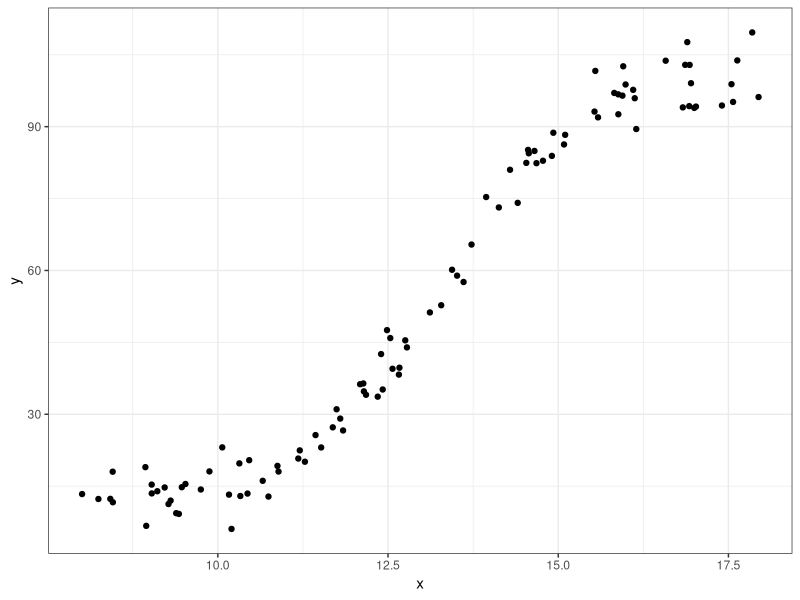
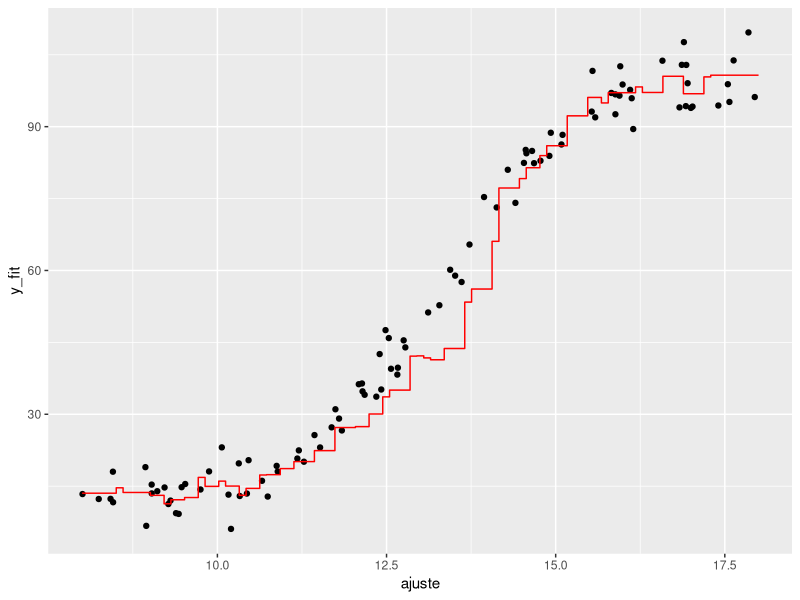
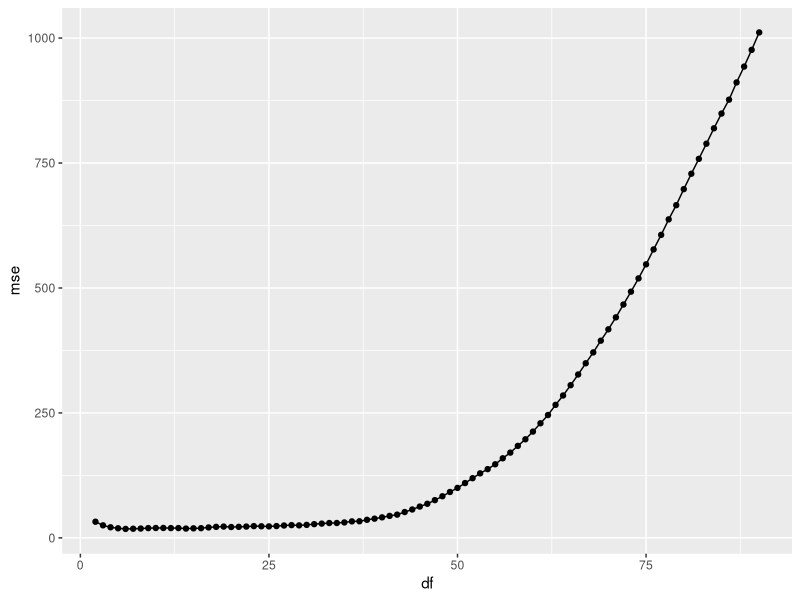
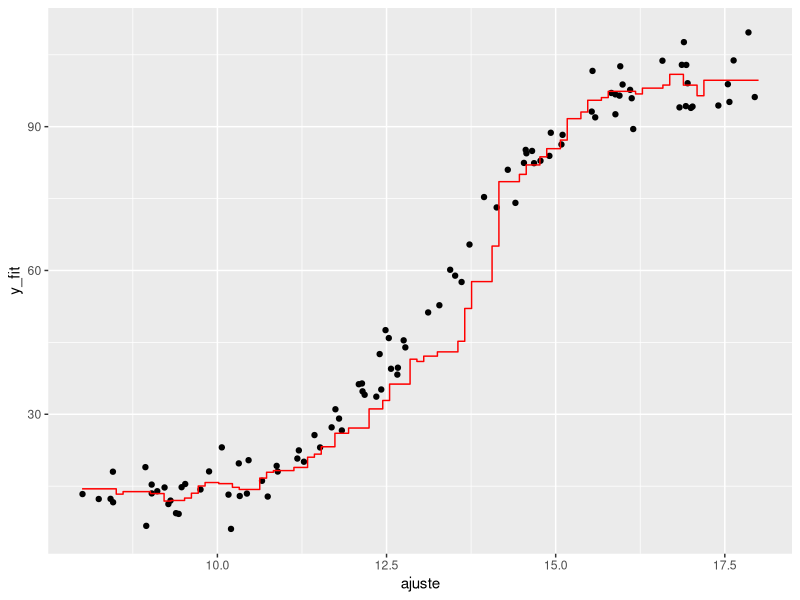

Source code (R) for these figures, in order:
library(tidyverse)
library(FNN)

# Generated sample ----------------------------------------------------------

n_obs <- 100

set.seed(123)

data <- tibble(x = sort(runif(n = n_obs, min = 8, max = 18)), 
                y = 45*tanh(x/1.9 - 7) + 57 + rnorm(n = n_obs, mean = 0, sd = 4))

data %>% 
  ggplot(aes(x, y)) + 
  geom_point() + 
  theme_bw()


# KNN ---------------------------------------------------------------------

# training and test -------------------------------------------------------

validation <- tibble(x = sort(runif(n = n_obs, min = 8, max = 18)), 
                     y = 45*tanh(x/1.9 - 7) + 57 + rnorm(n = n_obs, mean = 0, sd = 4)) 

#tibble to compare the results
results <- tibble(k = 1:100, mse = NA_real_)

knn.reg(train = data$x, 
        test = matrix(data$x[1:10]), 
        y =  data$y, 
        k = 10)$pred

for (i in 1:nrow(results)){
  #ajust the knn with k = i
  y_fit <- knn.reg(train = data$x, 
                   test = matrix(validation$x), 
                   y =  data$y, 
                   k = i)
  #calculates the MSE for k = i
  results$mse[i] <- mean((validation$y - y_fit$pred)^2)
}

results %>%
  arrange(mse)

x_pred <- seq(8, 18, 0.101)

tibble(ajuste = x_pred,
       y_fit = knn.reg(train = data$x, 
                       test = matrix(validation$x), 
                       y =  data$y, 
                       k = 5)$pred) %>% 
  ggplot(aes(ajuste, y_fit)) + 
  geom_point(data = data, aes(x, y)) +
  geom_step(color = "red")

# Cross Validation --------------------------------------------------------

n_lots <- 10
n_obs_lot <- n_obs/n_lots

mse_aux <- vector("numeric", n_lots)

lots <- sample(rep(1:n_lots, each = n_obs_lot))

results2 <- tibble(df = 2:(n_obs - n_obs_lot),
                   mse = NA_real_)

for (i in 1:nrow(results2)) {
  for (j in 1:n_lots) {
    
    # calculates the MSE of lot j and stores it in a vector
    fit <- knn.reg(train = data$x, 
                   test = matrix(validation$x), 
                   y =  data$y, 
                   k = i)
    mse_aux[j] <-  mean((validation$y - fit$pred)^2)
  }
  
  results2$mse[i] <- mean(mse_aux)
  #store the average of the vector with the MSE in results2$mse[i]
}

results2 %>%
  arrange(mse)

results2 %>%
  ggplot(aes(df, mse)) +
  geom_point() +
  geom_line()

tibble(ajuste = x_pred,
       y_fit = knn.reg(train = data$x, 
                       test = matrix(validation$x), 
                       y =  data$y, 
                       k = 6)$pred) %>% 
  ggplot(aes(ajuste, y_fit)) + 
  geom_point(data = data, aes(x, y)) +
  geom_step(color = "red")

#With cross validation, we realized that the best average MSE is with k = 6
